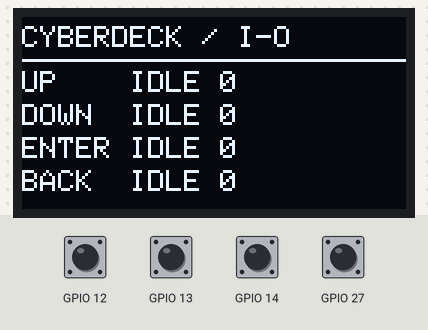
Bench run of a sketch on a simulated ESP32. Parts: 128×64 one-colour display. Wiring (from diagram.json): SSD1306 OLED at I2C address 0x3C. The test bench sets the inputs (shaded band); at power-on: GPIO 12–14, GPIO 27 HIGH. What the sketch prints to the serial monitor is not drawn.

Above: at 1.3 s.
1.4 s: GPIO 12 pulled LOW for 0.15 s
At 2.4 s:
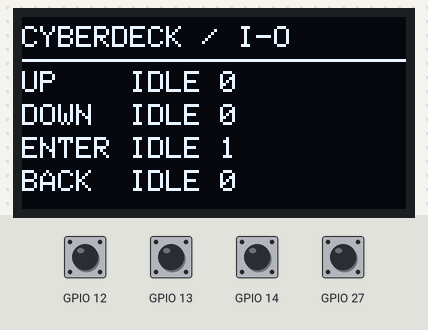
3.1 s: GPIO 13 pulled LOW for 0.15 s
At 4.4 s:
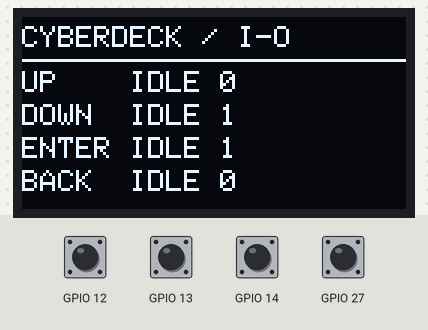
4.8 s: GPIO 14 pulled LOW for 0.15 s
At 6.2 s:
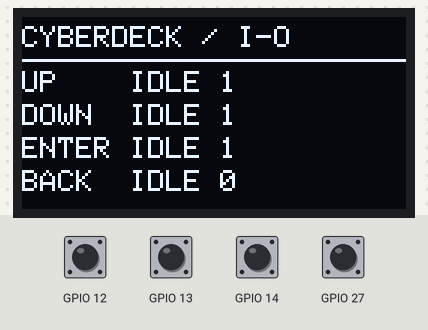
6.5 s: GPIO 27 pulled LOW for 0.15 s
At 7.2 s:
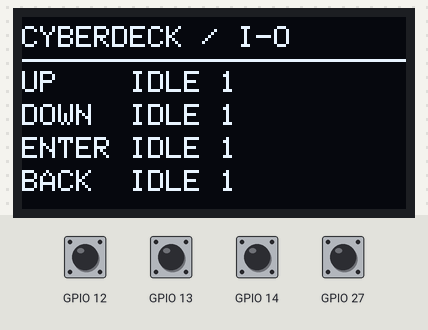
8.2 s: GPIO 12 pulled LOW for 1 s
At 10.0 s:
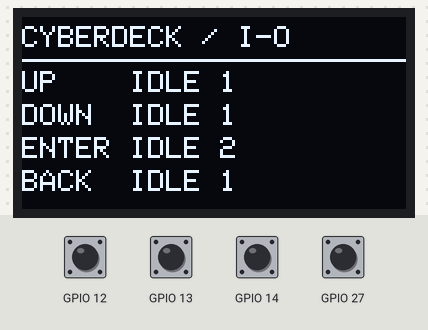
10.8 s: GPIO 13 pulled LOW for 1 s
At 12.7 s:
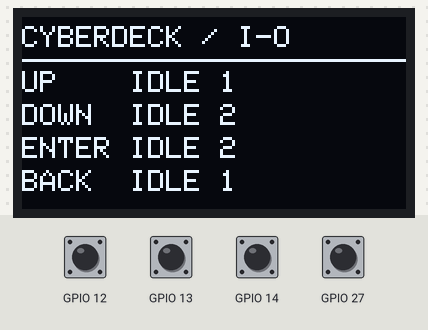
Timing chart, 0 to 14.2 s (numbered marks = the images above; inputs shaded):
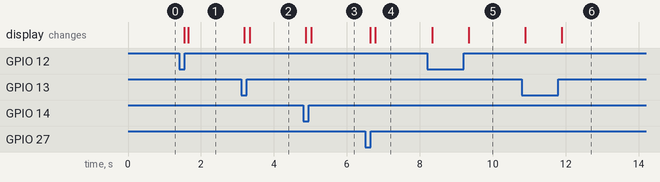

The sketch:

sketch.ino
```cpp
// Wiring test only. The V4.2 interactive preview is a separate project.
// No external libraries: Wire is included in the ESP32 Arduino core.
#include <Arduino.h>
#include <Wire.h>
#include <string.h>
const uint8_t font5x7[]={0,0,0,0,0,0,0,95,0,0,0,7,0,7,0,20,127,20,127,20,36,42,127,42,18,35,19,8,100,98,54,73,86,32,80,0,8,7,3,0,0,28,34,65,0,0,65,34,28,0,42,28,127,28,42,8,8,62,8,8,0,128,112,48,0,8,8,8,8,8,0,0,96,96,0,32,16,8,4,2,62,81,73,69,62,0,66,127,64,0,114,73,73,73,70,33,65,73,77,51,24,20,18,127,16,39,69,69,69,57,60,74,73,73,49,65,33,17,9,7,54,73,73,73,54,70,73,73,41,30,0,0,20,0,0,0,64,52,0,0,0,8,20,34,65,20,20,20,20,20,0,65,34,20,8,2,1,89,9,6,62,65,93,89,78,124,18,17,18,124,127,73,73,73,54,62,65,65,65,34,127,65,65,65,62,127,73,73,73,65,127,9,9,9,1,62,65,65,81,115,127,8,8,8,127,0,65,127,65,0,32,64,65,63,1,127,8,20,34,65,127,64,64,64,64,127,2,28,2,127,127,4,8,16,127,62,65,65,65,62,127,9,9,9,6,62,65,81,33,94,127,9,25,41,70,38,73,73,73,50,3,1,127,1,3,63,64,64,64,63,31,32,64,32,31,63,64,56,64,63,99,20,8,20,99,3,4,120,4,3,97,89,73,77,67,0,127,65,65,65,2,4,8,16,32,0,65,65,65,127,4,2,1,2,4,64,64,64,64,64,0,3,7,8,0,32,84,84,120,64,127,40,68,68,56,56,68,68,68,40,56,68,68,40,127,56,84,84,84,24,0,8,126,9,2,24,164,164,156,120,127,8,4,4,120,0,68,125,64,0,32,64,64,61,0,127,16,40,68,0,0,65,127,64,0,124,4,120,4,120,124,8,4,4,120,56,68,68,68,56,252,24,36,36,24,24,36,36,24,252,124,8,4,4,8,72,84,84,84,36,4,4,63,68,36,60,64,64,32,124,28,32,64,32,28,60,64,48,64,60,68,40,16,40,68,76,144,144,144,124,68,100,84,76,68,0,8,54,65,0,0,0,119,0,0,0,65,54,8,0,2,1,2,4,2};
uint8_t frame[1024];
bool oledReady=false;
struct Button {const char* name; uint8_t pin; bool raw, stable; uint32_t changed, presses;};
Button buttons[]={{"UP",14,true,true,0,0},{"DOWN",13,true,true,0,0},{"ENTER",12,true,true,0,0},{"BACK",27,true,true,0,0}};
void commands(const uint8_t* data,size_t n){Wire.beginTransmission(0x3c);Wire.write(0);Wire.write(data,n);Wire.endTransmission();}
void pixel(int x,int y){if(x>=0&&x<128&&y>=0&&y<64)frame[x+(y/8)*128]|=1<<(y&7);}
void text(int x,int y,const char* s){for(;*s;s++,x+=6){uint8_t c=*s;if(c<32||c>126)c='?';for(int col=0;col<5;col++)for(int row=0;row<8;row++)if(font5x7[(c-32)*5+col]&(1<<row))pixel(x+col,y+row);}}
void render(){
 memset(frame,0,sizeof(frame));text(0,3,"CYBERDECK / I-O");for(int x=0;x<128;x++)pixel(x,14);
 for(int i=0;i<4;i++){char line[24];snprintf(line,sizeof(line),"%-5s %-4s %lu",buttons[i].name,buttons[i].stable?"IDLE":"DOWN",(unsigned long)buttons[i].presses);text(0,18+i*11,line);}
 if(!oledReady)return;
 const uint8_t range[]={0x21,0,127,0x22,0,7};commands(range,sizeof(range));
 for(int start=0;start<1024;start+=16){Wire.beginTransmission(0x3c);Wire.write(0x40);Wire.write(frame+start,16);Wire.endTransmission();}
}
void setup(){
 Serial.begin(115200);for(auto& b:buttons)pinMode(b.pin,INPUT_PULLUP);
 Wire.begin(21,22);Wire.setClock(400000);Wire.beginTransmission(0x3c);oledReady=Wire.endTransmission()==0;
 Serial.println(oledReady?"OLED 0x3C OK":"OLED NOT FOUND");
 const uint8_t init[]={0xAE,0xD5,0x80,0xA8,0x3F,0xD3,0,0x40,0x8D,0x14,0x20,0,0xA1,0xC8,0xDA,0x12,0x81,0x7F,0xD9,0xF1,0xDB,0x40,0xA4,0xA6,0x2E,0xAF};
 if(oledReady)commands(init,sizeof(init));render();Serial.println("READY: UP14 DOWN13 ENTER12 BACK27");
}
void loop(){
 uint32_t now=millis();bool dirty=false;
 for(auto& b:buttons){bool value=digitalRead(b.pin);if(value!=b.raw){b.raw=value;b.changed=now;}if(value!=b.stable&&uint32_t(now-b.changed)>=30){b.stable=value;if(!value)b.presses++;Serial.printf("%s %s count=%lu\n",b.name,value?"RELEASE":"PRESS",(unsigned long)b.presses);dirty=true;}}
 if(dirty)render();delay(1);
}
```

Measured:
- after the input at 1.4 s, the display: first changes after 0.14 s (image 1 shows a later state)
- after the input at 3.1 s, the display: first changes after 0.09 s (image 2 shows a later state)
- after the input at 4.8 s, the display: first changes after 0.08 s (image 3 shows a later state)
- after the input at 6.5 s, the display: first changes after 0.14 s (image 4 shows a later state)
- after the input at 8.2 s, the display: first changes after 0.14 s (image 5 shows a later state)
- after the input at 10.8 s, the display: first changes after 0.09 s (image 6 shows a later state)
